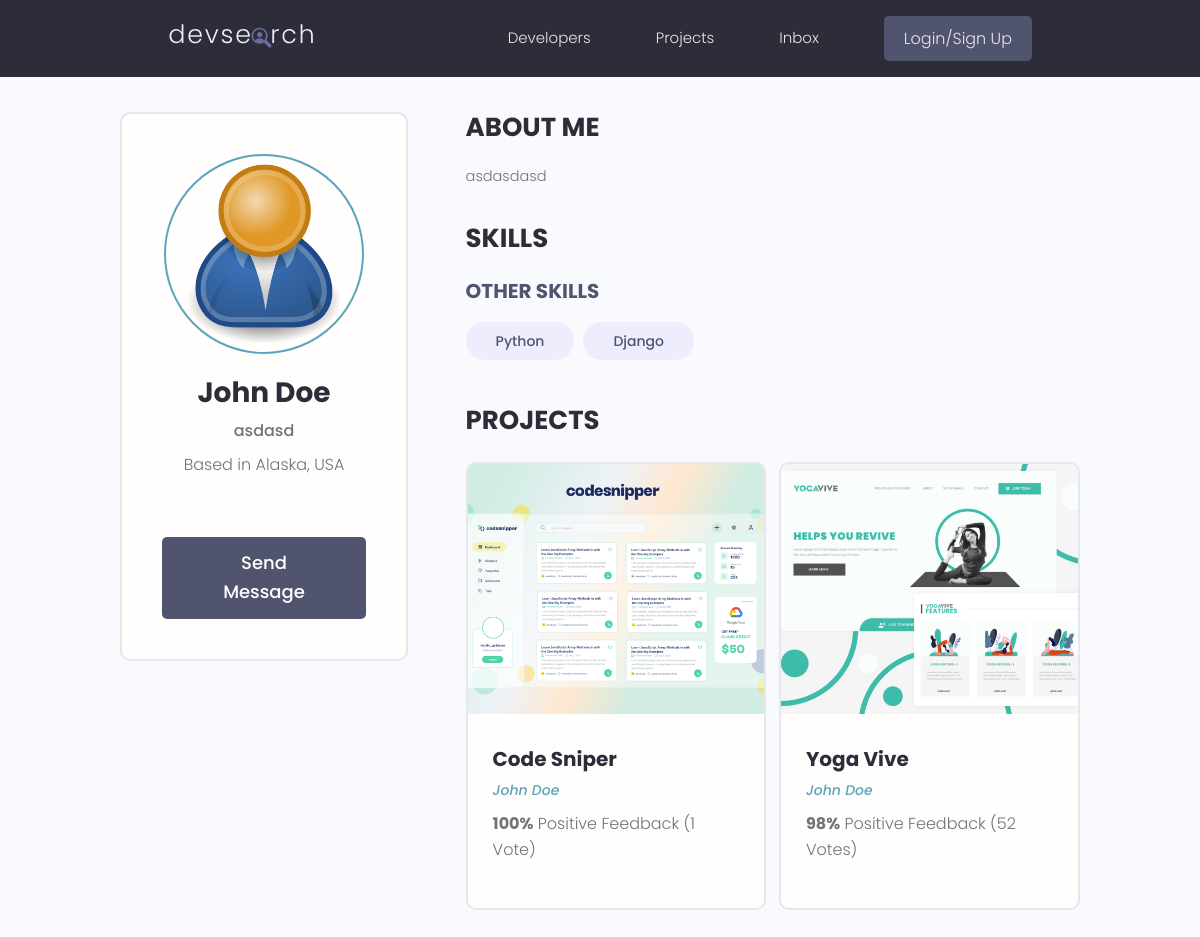
Page /profile/f7c4d49f-15c4-4228-b20b-6c295e734c3e/ on the earlier database version.
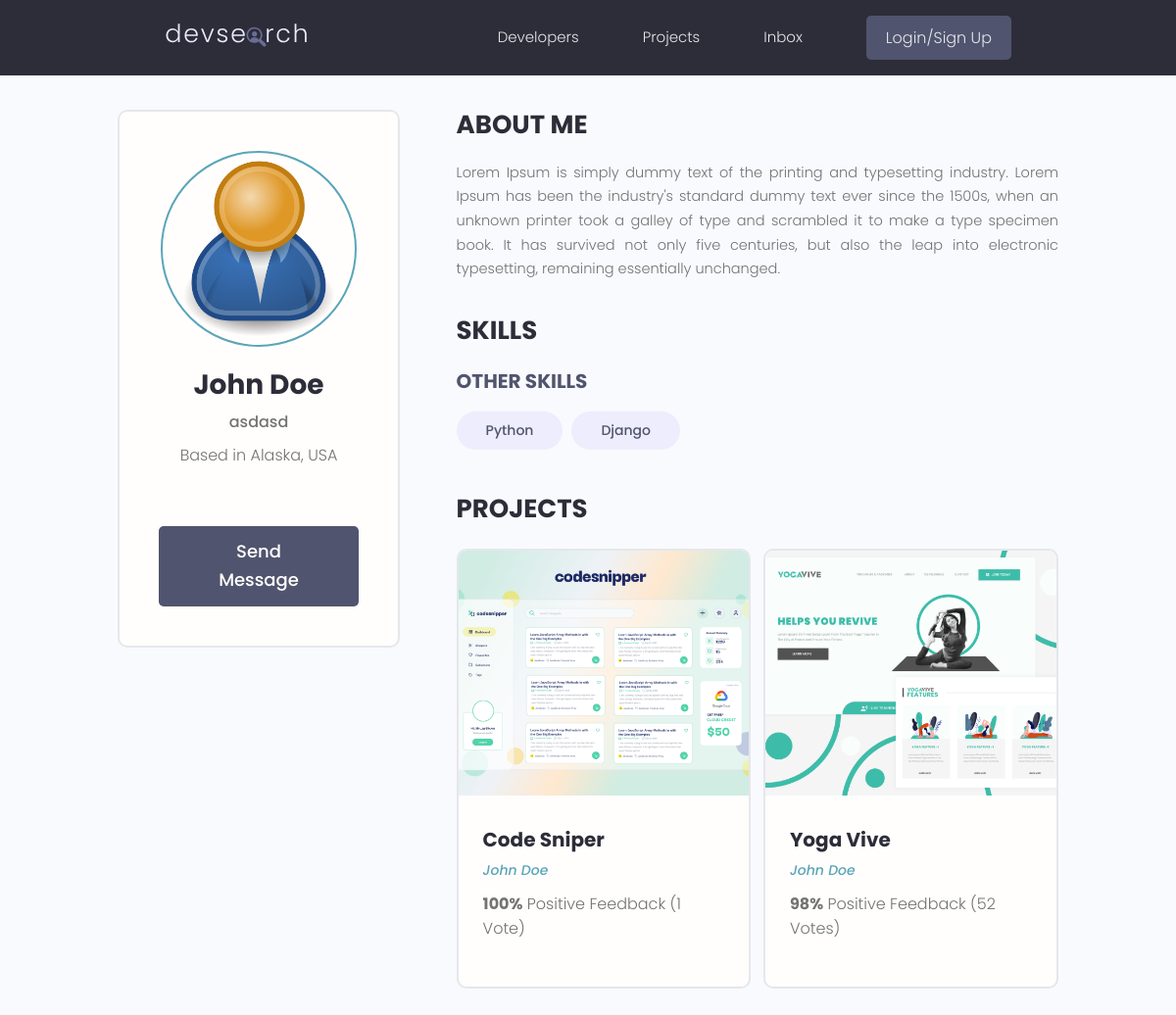
Same page on the later database version.
### usersApp/models.py (models this page shows, shortened)
class Profile(models.Model):
    user = models.OneToOneField(User, on_delete=models.CASCADE, null=True, blank=True)
    name = models.CharField(max_length=200, blank=True, null=True)
    email = models.EmailField(max_length=500, blank=True, null=True)
    username = models.CharField(max_length=200, blank=True, null=True)
    location = models.CharField(max_length=200, blank=True, null=True)
    short_intro = models.CharField(max_length=200, blank=True, null=True)
    bio = models.TextField(blank=True, null=True)
    profile_image = models.ImageField(blank=True, null=True, upload_to="profiles/",
                                      default="profiles/user-default.png") # This will go in static/images folder and then in profiles folder and upload my pictures here. Again - we are uploading to the profiles folder and also getting the defualt from the profiles folder
    social_github = models.CharField(max_length=200, blank=True, null=True)
    social_twitter = models.CharField(max_length=200, blank=True, null=True)
    social_linkedin = models.CharField(max_length=200, blank=True, null=True)
    social_youtube = models.CharField(max_length=200, blank=True, null=True)
    social_website = models.CharField(max_length=200, blank=True, null=True)
    created = models.DateTimeField(auto_now_add=True)
    id = models.UUIDField(default=uuid.uuid4, unique=True, primary_key=True, editable=False)

class Skill(models.Model):
    owner = models.ForeignKey(Profile, on_delete=models.CASCADE, null=True, blank=True) # A user / profile can have many skills
    name = models.CharField(max_length=200, null=True, blank=True)
    description = models.TextField(null=True, blank=True)
    created = models.DateTimeField(auto_now_add=True)
    id = models.UUIDField(default=uuid.uuid4, unique=True, primary_key=True, editable=False)

### projectsApp/models.py (models this page shows, shortened)
class Project(models.Model):
    owner = models.ForeignKey(Profile, null=True, blank=True, on_delete=models.SET_NULL) # We want to connect a project to a specific user profile - many-to-one relationship
    title = models.CharField(max_length=200)   # By default null=False - required to enter data in this field (for the database)
    description = models.TextField(null=True, blank=True)  # Does NOT require to enter data in this field! blank is the same but for django form to be submitted! We can submit a form without adding this!
    featured_image = models.ImageField(null=True, blank=True, default="default.jpg") # B/c its in "images" folder no need to specify path, otherwise path needed
    demo_link = models.CharField(max_length=2000, null=True, blank=True)
    source_link = models.CharField(max_length=2000, null=True, blank=True)
    tags = models.ManyToManyField('Tag', blank=True)  # The tag can be connected to many models
    vote_total = models.IntegerField(default=0, null=True, blank=True)
    vote_ratio = models.IntegerField(default=0, null=True, blank=True)
    created = models.DateTimeField(auto_now_add=True)
    id = models.UUIDField(default=uuid.uuid4, unique=True, primary_key=True, editable=False)

### usersApp/views.py (the view)
# urls.py: path('profile/<str:pk>/', views.userProfile, name="user-profile"),
def userProfile(request, pk):
    profile = Profile.objects.get(id=pk)
    skills_with_description =  profile.skill_set.exclude(description__exact="") # child model - profile.skill_set + if the skill does not have a description exclude it / filter it out!
    skills_no_description = profile.skill_set.filter(description="") # Every skill that has an empty string for the description, give it back!
    context = {'profile':profile, 'topSkills': skills_with_description, 'otherSkills': skills_no_description}
    return render(request, 'usersApp/user-profile.html', context)

### usersApp/templates/usersApp/user-profile.html (shortened to what this page needs)
{% extends 'main.html' %}
{% block content %}
  <main class="profile my-md">
    <div class="container">
      <div class="layout">
        <div class="column column--1of3">
          <div class="card text-center">
            <div class="card__body dev">
              <img class="avatar avatar--xl" src="{{profile.profile_image.url}}" />
              <h2 class="dev__name">{{profile.name}}</h2>
              <p class="dev__title">{{profile.short_intro}}</p>
              <p class="dev__location">Based in {{profile.location}}</p>
              <a href="#" class="btn btn--sub btn--lg">Send Message </a>
            </div>
          </div>
        </div>
        <div class="column column--2of3">
          <div class="devInfo">
            <h3 class="devInfo__title">About Me</h3>
            <p class="devInfo__about">{{profile.bio}}</p>
          </div>
          <div class="devInfo">
            <h3 class="devInfo__title">Skills</h3>
            <div class="devInfo__skills">
              <h3 class="devInfo__subtitle">Other Skills</h3>
              <div class="devInfo__otherSkills">
                {% for skill in otherSkills %}
                <span class="tag tag--pill tag--sub tag--lg">
                  <small>{{skill.name}}</small>
                </span>
                {% endfor %}
              </div>
            </div>
          </div>
          <div class="devInfo">
            <h3 class="devInfo__title">Projects</h3>
            <div class="grid grid--two">
              {% for project in profile.project_set.all %}
              <div class="column">
                <div class="card project">
                  <a href="{% url 'project' project.id %}" class="project">
                    <img class="project__thumbnail" src="{{project.featured_image.url}}" alt="project thumbnail" />
                    <div class="card__body">
                      <h3 class="project__title">{{project.title}}</h3>
                      <p><a class="project__author" href="{% url 'user-profile' project.owner.id %}">{{project.owner.name}}</a></p>
                      <p class="project--rating">
                        <span style="font-weight: bold;">{{project.vote_ratio}}%</span> Positive
                        Feedback ({{project.vote_total}} Vote{{project.vote_total|pluralize:"s"}})
                      </p>
                    </div>
                  </a>
                </div>
              </div>
              {% endfor %}
            </div>
          </div>
        </div>
      </div>
    </div>
  </main>
{% endblock content %}

### templates/main.html (shortened to what this page needs)
<!DOCTYPE html>
{% load static %}
<html>
<head>
    <link rel="stylesheet" href="https://cdnjs.cloudflare.com/ajax/libs/font-awesome/4.7.0/css/font-awesome.min.css" />
    <link rel="stylesheet" href="{% static 'uikit/styles/uikit.css' %}" />
    <link rel="stylesheet" href="{% static 'styles/app.css' %}" />
</head>
<body>
    {% include "navbar.html" %}
    {% block content %}
    {% endblock content %}
</body>
</html>

### templates/navbar.html (shortened to what this page needs)
{% load static %}
<header class="header">
    <div class="container container--narrow">
      <a href="{% url 'profiles' %}" class="header__logo">
        <img src="{% static 'images/logo.svg' %}" alt="DevSearch Logo" />
      </a>
      <nav class="header__nav">
        <ul class="header__menu">
          <li class="header__menuItem"><a href="{% url 'profiles' %}">Developers</a></li>
          <li class="header__menuItem"><a href="{% url 'projects' %}">Projects</a></li>
          <li class="header__menuItem"><a href="">Inbox</a></li>
          {% if request.user.is_authenticated %}
          <li class="header__menuItem"><a href="{% url 'account' %}">Account</a></li>
          <li class="header__menuItem"><a href="{% url 'logout' %}" class="btn btn--sub">Logout</a></li>
          {% else %}
          <li class="header__menuItem"><a href="{% url 'login' %}" class="btn btn--sub">Login/Sign Up</a></li>
          {% endif %}
        </ul>
      </nav>
    </div>
  </header>

### static/styles/app.css (style rules this page uses)
:root { --color-sub: #2d2d39; }
.btn--sub { background-color: var(--color-sub-light); }
.card { border: 2px solid var(--color-light); }
img { width: 100%; }
.header { position: sticky; z-index: 111; background-color: var(--color-sub); padding: 1.5rem 0; }
.header > .container { display: flex; justify-content: space-between; align-items: center; }
.header__logo > img { height: 3.8rem; }
.header__nav > ul { display: inline-flex; align-items: center; list-style: none; gap: 6.5rem; }
.header__menuItem > a { color: var(--color-light); font-weight: 300; }
.profile .card > .dev { padding: 4rem; }
.dev__name { color: var(--color-sub); font-size: 2.8rem; font-weight: 700; margin-top: 1rem; margin-bottom: 0.5rem; }
.dev__title { font-size: 1.6rem; font-weight: 500; line-height: 1.3; }
.dev__location { margin-top: 1rem; }
.devInfo { margin-bottom: 3rem; }
.devInfo__title, .devInfo__subtitle { font-size: 2.6rem; color: var(--color-sub); text-transform: uppercase; font-weight: 700; margin-bottom: 1.5rem; }
.devInfo__subtitle { font-size: 2rem; color: var(--color-sub-light); }
.devInfo__about, .devSkill__info { font-size: 1.45rem; line-height: 1.7; text-align: justify; }
.project__author { font-size: 1.4rem; font-style: italic; }
.project--rating { margin-bottom: 1.6em; margin-top: .5em; }
.project__thumbnail { height: 25rem; object-fit: cover; object-position: top center; }
.project__title { font-size: 2rem; font-weight: 700; color: var(--color-sub); }

### static/uikit/styles/modules/_variables.css (style rules this page uses)
:root { --color-main: #5aa5b9; --color-main-light: #e6faff; --color-sub: #3f4156; --color-sub-light: #51546e; --color-sub-lighter: #ededfd; --color-text: #737373; --color-gray: #8b8b8b; --color-light: #e5e7eb; --color-light-gray: #767676; --color-bg: #f8fafd; --color-white: #fffefd; --color-white-light: #f3f3f3; --color-success: #359e64; --color-success-bg: #def8e8; --color-error: #fc4b0b; --color-error-bg: #fff2ee; --font-base: 'Poppins', arial, helvetica, 'Segoe UI', roboto, ubuntu, sans-serif; --font-monospace: 'Fira Code', 'Courier New', courier, monospace; --font-regular: 300; --font-medium: 500; --font-bold: 700; --generic-shadow: 1px 1px 5px #00000010; --generic-transition: all 0.3s ease-in-out; }

### static/uikit/styles/modules/_base.css (style rules this page uses)
* { margin: 0; padding: 0; box-sizing: border-box; text-rendering: optimizeLegibility; color: inherit; font-size: inherit; }
html { font-size: 50%; }
@media only screen and (min-width: 480px) { html { font-size: 56.25%; } }
@media only screen and (min-width: 1200px) { html { font-size: 62.5%; } }
body { line-height: 1.6; font-weight: 400; font-size: 1.5rem; color: var(--color-text); background-color: var(--color-bg); min-height: 100vh; }

### static/uikit/styles/modules/_typography.css (style rules this page uses)
* { font-family: var(--font-base); }
h2 { font-size: 3.6rem; font-weight: var(--font-bold); }
h3 { font-size: 3.2rem; font-weight: var(--font-medium); }
p, span, strong { font-size: 1.6rem; color: var(--color-text); font-weight: var(--font-regular); }
a { padding-bottom: 2px; text-decoration: none; display: inline-block; color: var(--color-main); font-weight: var(--font-medium); }

### static/uikit/styles/modules/_utilities.css (style rules this page uses)
.container { width: 92%; max-width: 165rem; margin: 0 auto; box-sizing: border-box; }
.container--narrow { width: 92%; max-width: 120rem; }
@media screen and (min-width: 1000px) { .container { width: 90%; } }
@media screen and (min-width: 1000px) { .container--narrow { width: 85%; } }
@media screen and (min-width: 1200px) { .container { width: 80%; } }
@media screen and (min-width: 1200px) { .container--narrow { width: 72%; } }
.text-center { text-align: center; }
.my-md { margin: 3rem auto; }

### static/uikit/styles/modules/_avatar.css (style rules this page uses)
.avatar { border-radius: 50%; border: 2px solid var(--color-main); object-fit: cover; }
.avatar--xl { height: 20rem; width: 20rem; }

### static/uikit/styles/modules/_button.css (style rules this page uses)
.btn { display: inline-block; position: relative; cursor: pointer; background-color: var(--color-light); font-weight: var(--font-medium); color: var(--color-sub); text-decoration: none; padding: 1rem 2rem; border-radius: 0.5rem; border: none; width: -webkit-fit-content; width: -moz-fit-content; width: fit-content; height: -webkit-fit-content; height: -moz-fit-content; height: fit-content; font-size: 1.6rem; outline-width: 0; outline-color: transparent; -webkit-backface-visibility: hidden; backface-visibility: hidden; transition: all 0.3s ease-in-out; }
.btn--sub { background-color: var(--color-sub); color: var(--color-white); }
.btn--lg { font-size: 1.8rem; padding: 1.2rem 4.5rem; }

Differences in the rows shown:
changed Profile "John Doe": bio "asdasdasd" → "Lorem Ipsum is simply dummy text of the printing and typesetting industry. Lorem Ipsum has been the industry's standard dummy text ever since the 1500s, when an unknown printer took a galley of type and scrambled it to make a type specimen book. It has survived not only five centuries, but also the leap into electronic typesetting, remaining essentially unchanged."
